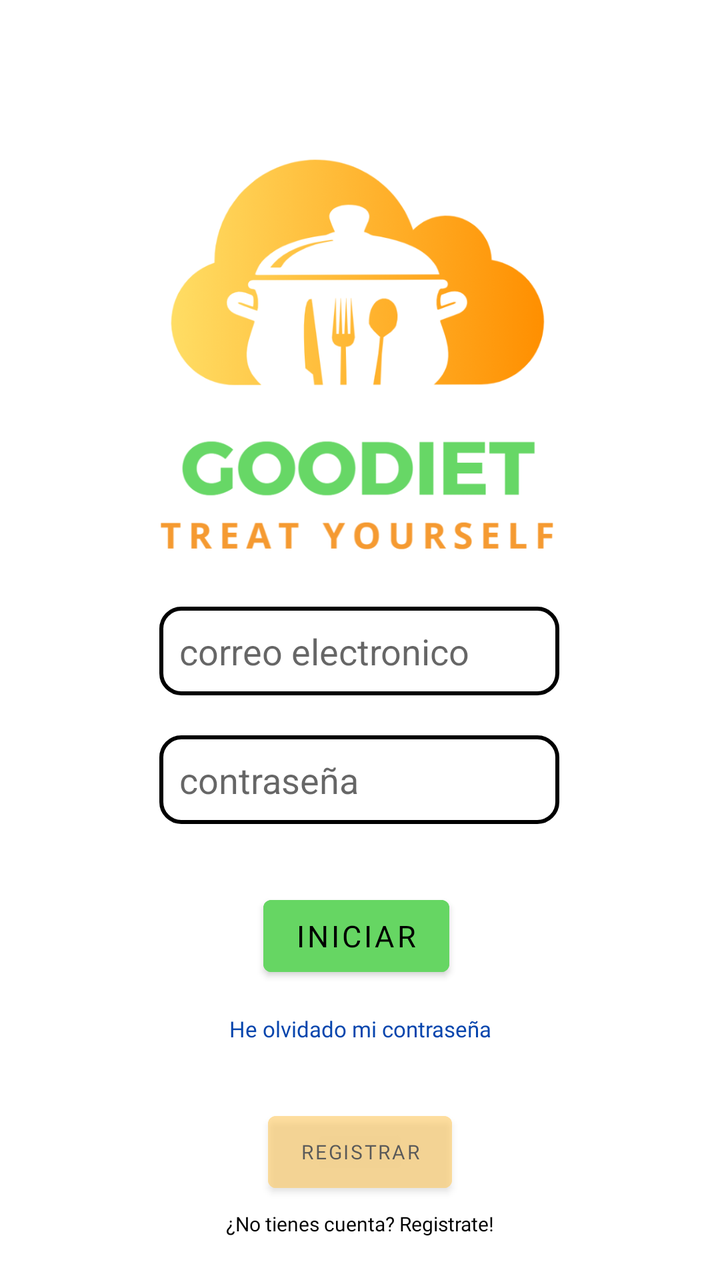
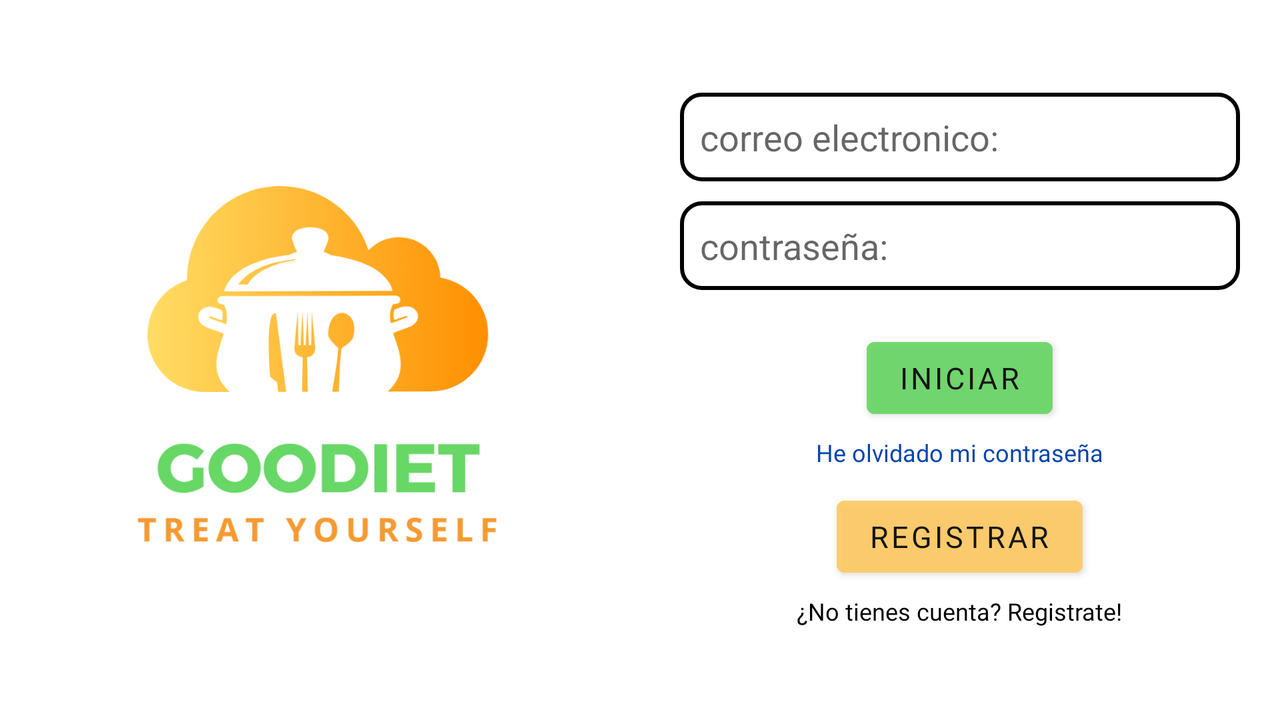

The same Android screen from two of the app's own layout files: first res/layout/ as a phone draws it, then the repository's variant for another configuration, drawn on a device whose configuration selects that folder. Both files follow.
<!-- AndroidManifest.xml: application theme Theme.Goodiet -->
<!-- res/layout/activity_login_main.xml -->
<?xml version="1.0" encoding="utf-8"?>
<androidx.constraintlayout.widget.ConstraintLayout xmlns:android="http://schemas.android.com/apk/res/android"
    xmlns:app="http://schemas.android.com/apk/res-auto"
    xmlns:tools="http://schemas.android.com/tools"
    android:layout_width="match_parent"
    android:layout_height="match_parent"
    tools:context=".LoginMainActivity">


    <ImageView
        android:id="@+id/logo"
        android:layout_width="wrap_content"
        android:layout_height="350dp"
        android:src="@drawable/logo"
        app:layout_constraintEnd_toEndOf="parent"
        app:layout_constraintStart_toStartOf="parent"
        app:layout_constraintTop_toTopOf="parent" />

    <EditText
        android:id="@+id/editText3"
        android:layout_width="200dp"
        android:layout_height="wrap_content"
        android:layout_marginBottom="20dp"
        android:hint="correo electronico"
        android:background="@drawable/estilo_borde_edittext"
        android:shadowColor="#FFFFFF"
        app:layout_constraintBottom_toTopOf="@+id/editText2"
        app:layout_constraintEnd_toEndOf="parent"
        app:layout_constraintHorizontal_bias="0.497"
        app:layout_constraintStart_toStartOf="parent" />


    <EditText
        android:id="@+id/editText2"
        android:layout_width="200dp"
        android:layout_height="wrap_content"
        android:layout_marginBottom="32dp"
        android:hint="contraseña"
        android:background="@drawable/estilo_borde_edittext"
        app:layout_constraintBottom_toTopOf="@+id/button2"
        app:layout_constraintEnd_toEndOf="parent"
        app:layout_constraintHorizontal_bias="0.497"
        app:layout_constraintStart_toStartOf="parent"/>

    <Button
        android:id="@+id/button2"
        android:layout_width="wrap_content"
        android:layout_height="wrap_content"
        android:layout_marginBottom="60dp"
        android:backgroundTint="@color/primaryColor"
        android:onClick="Logear"
        android:text="Iniciar"
        android:fontFamily="@font/opensans_bold"
        android:textColor="@color/black"
        android:textSize="15sp"
        app:layout_constraintBottom_toTopOf="@+id/button1"
        app:layout_constraintEnd_toEndOf="parent"
        app:layout_constraintHorizontal_bias="0.493"
        app:layout_constraintStart_toStartOf="parent" />

    <TextView
        android:layout_width="match_parent"
        android:layout_height="wrap_content"
        android:layout_marginTop="15dp"
        android:fontFamily="@font/opensans_regular"
        android:gravity="center_horizontal"
        android:onClick="RecuperarContraseña"
        android:text="He olvidado mi contraseña"
        android:textColor="#0645AD"
        android:textSize="11sp"
        app:layout_constraintEnd_toEndOf="parent"
        app:layout_constraintStart_toStartOf="parent"
        app:layout_constraintTop_toBottomOf="@+id/button2" />

    <Button
        android:id="@+id/button1"
        android:layout_width="wrap_content"
        android:layout_height="wrap_content"
        android:layout_marginBottom="40dp"
        android:backgroundTint="@color/secondaryLightColor"
        android:textColor="@color/black"
        android:alpha="0.6"
        android:onClick="Registrar"
        android:fontFamily="@font/opensans_bold"
        android:text="Registrar"
        android:textSize="10sp"
        app:layout_constraintBottom_toBottomOf="parent"
        app:layout_constraintEnd_toEndOf="parent"
        app:layout_constraintStart_toStartOf="parent" />

    <TextView
        android:layout_width="match_parent"
        android:layout_height="wrap_content"
        android:layout_marginTop="5dp"
        android:fontFamily="@font/opensans_regular"
        android:gravity="center_horizontal"
        android:onClick="RecuperarContraseña"
        android:text="¿No tienes cuenta? Registrate!"
        android:textColor="@color/black"
        android:textSize="10sp"
        app:layout_constraintBottom_toBottomOf="parent"
        app:layout_constraintEnd_toEndOf="parent"
        app:layout_constraintStart_toStartOf="parent"
        app:layout_constraintTop_toBottomOf="@+id/button1"
        app:layout_constraintVertical_bias="0.0" />


</androidx.constraintlayout.widget.ConstraintLayout>
<!-- resources referenced by this layout -->
<resources>
  <color name="black">#FF000000</color>
  <color name="primaryColor">#66d663</color>
  <color name="secondaryLightColor">#ffca61</color>
  <!-- drawable estilo_borde_edittext (drawable) -->
  <?xml version="1.0" encoding="utf-8"?>
  <shape xmlns:android="http://schemas.android.com/apk/res/android" android:shape="rectangle">
  
      <stroke android:width="2sp"
          android:color="@color/black"/>
      <padding android:bottom="10sp"
          android:left="10sp"
          android:right="10sp"
          android:top="10sp"/>
      <corners android:radius="10dp"/>
  
  </shape>
  <!-- drawable logo: png bitmap (drawable, 134056 bytes) -->
  <style name="Theme.Goodiet" parent="Theme.MaterialComponents.DayNight.DarkActionBar">
          
          <item name="colorPrimary">@color/primaryColor</item>
          <item name="colorPrimaryVariant">@color/primaryDarkColor</item>
          <item name="colorOnPrimary">@color/white</item>
          
          <item name="colorSecondary">@color/secondaryColor</item>
          <item name="colorSecondaryVariant">@color/secondaryDarkColor</item>
          <item name="colorOnSecondary">@color/black</item>
          
          <item name="android:statusBarColor" tools:targetApi="l">?attr/colorPrimaryVariant</item>
          
      </style>
  <color name="primaryDarkColor">#2ca434</color>
  <color name="white">#FFFFFFFF</color>
  <color name="secondaryColor">#f49930</color>
  <color name="secondaryDarkColor">#bc6b00</color>
</resources>
<!-- res/layout-land/activity_login_main.xml (the repository's variant of the layout above) -->
<!-- drawn on the phone turned sideways -->
<?xml version="1.0" encoding="utf-8"?>
<androidx.constraintlayout.widget.ConstraintLayout xmlns:android="http://schemas.android.com/apk/res/android"
    xmlns:app="http://schemas.android.com/apk/res-auto"
    xmlns:tools="http://schemas.android.com/tools"
    android:layout_width="match_parent"
    android:layout_height="match_parent"
    tools:context=".LoginMainActivity">


    <ImageView
        android:id="@+id/logo"
        android:layout_width="0dp"
        android:layout_height="0dp"
        android:src="@drawable/logo"
        app:layout_constraintBottom_toBottomOf="parent"
        app:layout_constraintEnd_toStartOf="@+id/linearLayout16"
        app:layout_constraintStart_toStartOf="parent"
        app:layout_constraintTop_toTopOf="parent" />

    <LinearLayout
        android:id="@+id/linearLayout16"
        android:layout_width="0dp"
        android:layout_height="0dp"
        android:gravity="center"
        android:paddingLeft="20dp"
        android:paddingRight="20dp"
        android:orientation="vertical"
        app:layout_constraintBottom_toBottomOf="parent"
        app:layout_constraintEnd_toEndOf="parent"
        app:layout_constraintStart_toEndOf="@+id/logo"
        app:layout_constraintTop_toTopOf="parent">

        <EditText
            android:id="@+id/editText3"
            android:layout_width="match_parent"
            android:layout_height="wrap_content"
            android:layout_marginBottom="10dp"
            android:background="@drawable/estilo_borde_edittext"
            android:hint="correo electronico:"
            android:inputType="textEmailAddress" />


        <EditText
            android:id="@+id/editText2"
            android:layout_width="match_parent"
            android:layout_height="wrap_content"
            android:layout_marginBottom="20dp"
            android:background="@drawable/estilo_borde_edittext"
            android:hint="contraseña:" />

        <Button
            android:id="@+id/button2"
            android:layout_width="wrap_content"
            android:layout_height="wrap_content"
            android:layout_marginBottom="5dp"
            android:alpha="0.9"
            android:backgroundTint="@color/primaryColor"
            android:fontFamily="@font/opensans_bold"
            android:onClick="Logear"
            android:text="Iniciar"
            android:textColor="@color/black"
            android:textSize="15sp" />

        <TextView
            android:layout_width="wrap_content"
            android:layout_height="wrap_content"
            android:layout_marginBottom="10dp"
            android:fontFamily="@font/opensans_regular"
            android:onClick="RecuperarContraseña"
            android:text="He olvidado mi contraseña"
            android:textColor="#0645AD"
            android:textSize="12sp" />

        <Button
            android:id="@+id/button1"
            android:layout_width="wrap_content"
            android:layout_height="wrap_content"
            android:layout_marginBottom="5dp"
            android:alpha="0.9"
            android:backgroundTint="@color/secondaryLightColor"
            android:fontFamily="@font/opensans_bold"
            android:onClick="Registrar"
            android:text="Registrar"
            android:textColor="@color/black"
            android:textSize="15sp" />

        <TextView
            android:layout_width="wrap_content"
            android:layout_height="wrap_content"
            android:fontFamily="@font/opensans_regular"
            android:onClick="Registrar"
            android:text="¿No tienes cuenta? Registrate!"
            android:textColor="@color/black"
            android:textSize="12sp" />

    </LinearLayout>


</androidx.constraintlayout.widget.ConstraintLayout>
